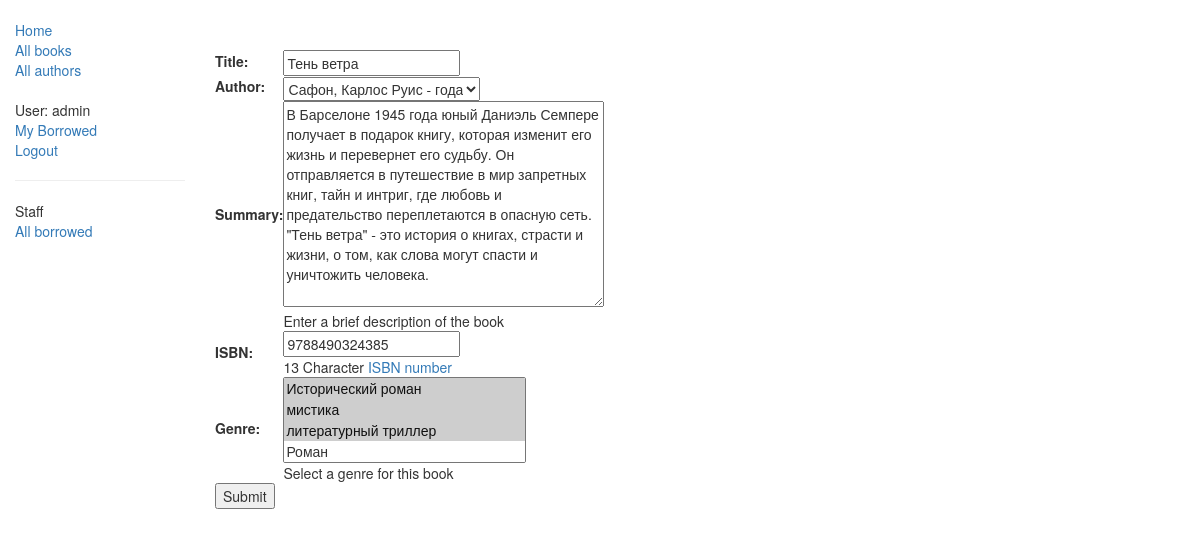
Screenshot of /catalog/book/1/update/ (signed in) with the database file from the repository.
### catalog/models.py (models this page shows, shortened)
class Book(models.Model):
    title = models.CharField(max_length=200)
    author = models.ForeignKey('Author', on_delete=models.SET_NULL, null=True)
    summary = models.TextField(max_length=1000, help_text="Enter a brief description of the book")
    isbn = models.CharField('ISBN', max_length=13,
                            help_text='13 Character <a href="https://www.isbn-international.org/content/what-isbn">ISBN number</a>')
    genre = models.ManyToManyField(Genre, help_text="Select a genre for this book")

### catalog/views.py (the view)
# urls.py: re_path(r'^book/(?P<pk>\d+)/update/', views.BookUpdate.as_view(), name='book-update'),
class BookUpdate(PermissionRequiredMixin, UpdateView):
    model = Book
    fields = ['title', 'author', 'summary', 'isbn', 'genre']
    permission_required = 'catalog.can_mark_returned'

### catalog/models.py (called while the page is built)
    def __str__(self):
        return self.name

    def __str__(self):
        return '%s, %s' % (self.last_name, self.first_name)

### catalog/templates/catalog/book_form.html (shortened to what this page needs)
{% extends "base_generic.html" %}
{% block content %}
<form style="margin-top: 50px" action="" method="post">
    <table>
    {{ form.as_table }}
    </table>
    <input type="submit" value="Submit">
</form>
{% endblock %}

### catalog/templates/base_generic.html (shortened to what this page needs)
<!DOCTYPE html>
<html lang="en">
<head>
    <link rel="stylesheet" href="https://maxcdn.bootstrapcdn.com/bootstrap/3.3.7/css/bootstrap.min.css">
    {% load static %}
    <link rel="stylesheet" href="{% static 'css/styles.css' %}">
</head>
<body>
<div class="container-fluid">
    <div class="row">
        <div class="col-sm-2">
            {% block sidebar %}
                <ul class="sidebar-nav">
                    <li><a href="{% url 'index' %}">Home</a></li>
                    <li><a href="{% url 'books' %}">All books</a></li>
                    <li><a href="{% url 'author' %}">All authors</a></li>
                </ul>
                <ul class="sidebar-nav">
                    {% if user.is_authenticated %}
                        <li>User: {{ user.get_username }}</li>
                        <li><a href="{% url 'my-borrowed' %}">My Borrowed</a></li>
                        <li><a href="{% url 'logout' %}?next={{ request.path }}">Logout</a></li>
                    {% else %}
                        <li><a href="{% url 'login' %}?next={{ request.path }}">Login</a></li>
                    {% endif %}
                </ul>
                {% if user.is_staff %}
                    <hr/>
                    <ul class="sidebar-nav">
                        <li>Staff</li>
                        {% if perms.catalog.can_mark_returned %}
                            <li><a href="{% url 'all-borrowed' %}">All borrowed</a></li>
                        {% endif %}
                    </ul>
                {% endif %}
            {% endblock %}
        </div>
        <div class="col-sm-10">
            {% block content %}{% endblock %}
        </div>
    </div>
</div>
</body>
</html>

### catalog/static/css/styles.css (style rules this page uses)
.sidebar-nav { margin-top: 20px; padding: 0; list-style: none; }

### rows the page displays
Book: title "Тень ветра", author "Сафон, Карлос Руис - года", summary "В Барселоне 1945 года юный Даниэль Семпере получает в подарок книгу, которая изменит его жизнь и перевернет его судьбу. Он отправляется в путешествие в мир запретных книг, тайн и интриг, где любовь и предательство переплетаются в опасную сеть. \"Тень ветра\" - это история о книгах, страсти и жизни, о том, как слова могут спасти и уничтожить человека.", isbn "9788490324385"

### other values shown
{{ user.get_username }} "admin"
